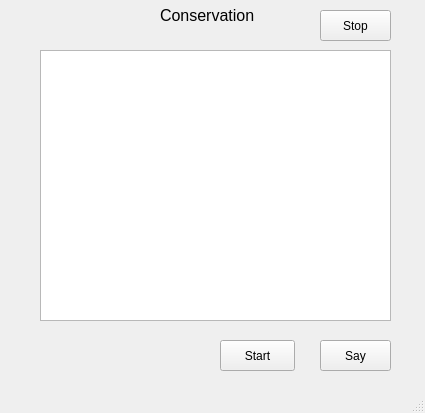
<?xml version="1.0" encoding="UTF-8"?>
<ui version="4.0">
 <class>MainWindow</class>
 <widget class="QMainWindow" name="MainWindow">
  <property name="geometry">
   <rect>
    <x>0</x>
    <y>0</y>
    <width>425</width>
    <height>413</height>
   </rect>
  </property>
  <property name="windowTitle">
   <string>MainWindow</string>
  </property>
  <widget class="QWidget" name="centralwidget">
   <widget class="QPushButton" name="pushButton">
    <property name="geometry">
     <rect>
      <x>320</x>
      <y>340</y>
      <width>71</width>
      <height>31</height>
     </rect>
    </property>
    <property name="text">
     <string>Say</string>
    </property>
   </widget>
   <widget class="QPushButton" name="pushButton_2">
    <property name="geometry">
     <rect>
      <x>320</x>
      <y>10</y>
      <width>71</width>
      <height>31</height>
     </rect>
    </property>
    <property name="text">
     <string>Stop</string>
    </property>
   </widget>
   <widget class="QPushButton" name="pushButton_3">
    <property name="geometry">
     <rect>
      <x>220</x>
      <y>340</y>
      <width>75</width>
      <height>31</height>
     </rect>
    </property>
    <property name="text">
     <string>Start</string>
    </property>
   </widget>
   <widget class="QLabel" name="label">
    <property name="geometry">
     <rect>
      <x>160</x>
      <y>0</y>
      <width>101</width>
      <height>31</height>
     </rect>
    </property>
    <property name="font">
     <font>
      <family>Tahoma</family>
      <pointsize>12</pointsize>
     </font>
    </property>
    <property name="text">
     <string>Conservation</string>
    </property>
   </widget>
   <widget class="QListView" name="listView">
    <property name="geometry">
     <rect>
      <x>40</x>
      <y>50</y>
      <width>351</width>
      <height>271</height>
     </rect>
    </property>
   </widget>
  </widget>
  <widget class="QMenuBar" name="menubar">
   <property name="geometry">
    <rect>
     <x>0</x>
     <y>0</y>
     <width>425</width>
     <height>21</height>
    </rect>
   </property>
  </widget>
  <widget class="QStatusBar" name="statusbar"/>
 </widget>
 <resources/>
 <connections/>
</ui>
